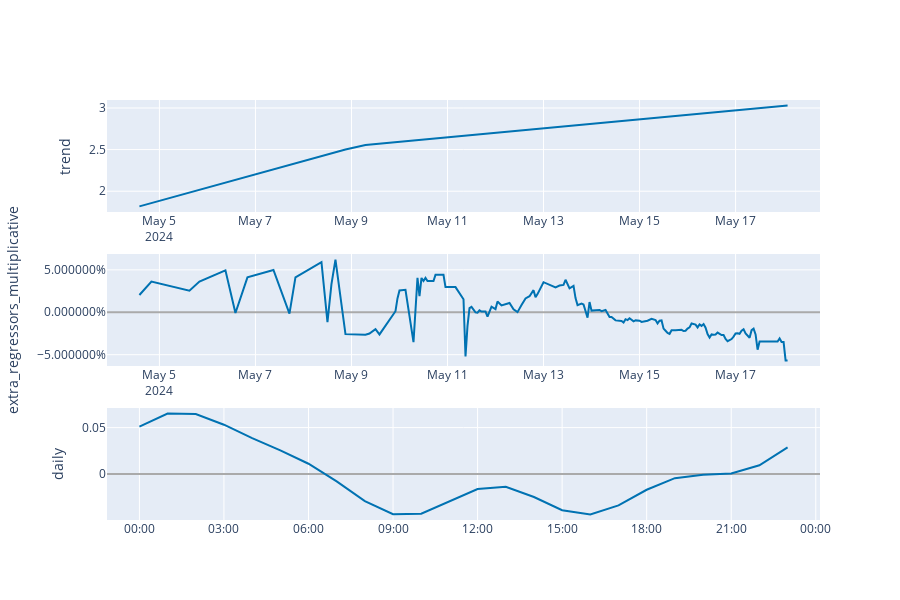

Source (notebook cell):
### Code cell
plot_components_plotly(m, forecast)

### Figure 1 — Plotly figure (JSON) as saved in the notebook; plotly's stock layout.template omitted (floating-point values rounded to 4 significant figures; data arrays with more than 128 entries replaced by an {"elided": "..."} marker saying what was removed)
{"data": [{"line": {"color": "#0072B2", "width": 2}, "mode": "lines", "name": "trend", "type": "scatter", "x": {"elided": "169 str values"}, "xaxis": "x", "y": {"elided": "169 float values"}, "yaxis": "y"}, {"line": {"color": "#0072B2", "width": 2}, "mode": "lines", "name": "extra_regressors_multiplicative", "type": "scatter", "x": {"elided": "169 str values"}, "xaxis": "x2", "y": {"elided": "169 float values"}, "yaxis": "y2"}, {"line": {"color": "#0072B2", "width": 2}, "mode": "lines", "name": "daily", "type": "scatter", "x": ["2017-01-01T00:00:00", "2017-01-01T01:00:00", "2017-01-01T02:00:00", "2017-01-01T03:00:00", "2017-01-01T04:00:00", "2017-01-01T05:00:00", "2017-01-01T06:00:00", "2017-01-01T07:00:00", "2017-01-01T08:00:00", "2017-01-01T09:00:00", "2017-01-01T10:00:00", "2017-01-01T11:00:00", "2017-01-01T12:00:00", "2017-01-01T13:00:00", "2017-01-01T14:00:00", "2017-01-01T15:00:00", "2017-01-01T16:00:00", "2017-01-01T17:00:00", "2017-01-01T18:00:00", "2017-01-01T19:00:00", "2017-01-01T20:00:00", "2017-01-01T21:00:00", "2017-01-01T22:00:00", "2017-01-01T23:00:00"], "xaxis": "x3", "y": [0.05116, 0.06513, 0.06458, 0.05312, 0.03873, 0.02549, 0.01102, -0.008102, -0.02927, -0.04345, -0.043, -0.02998, -0.01621, -0.01388, -0.02488, -0.03915, -0.04366, -0.03388, -0.01708, -0.004574, -0.000753, 0.0005897, 0.009355, 0.02868], "yaxis": "y3"}], "layout": {"height": 600, "showlegend": false, "width": 900, "xaxis": {"anchor": "y", "domain": [0, 1], "range": ["2024-05-03T21:48:00", "2024-05-18T18:12:00"], "type": "date"}, "xaxis2": {"anchor": "y2", "domain": [0, 1], "range": ["2024-05-03T21:48:00", "2024-05-18T18:12:00"], "type": "date"}, "xaxis3": {"anchor": "y3", "domain": [0, 1], "range": ["2016-12-31T22:51:00", "2017-01-02T00:09:00"], "tickformat": "%H:%M", "type": "date"}, "yaxis": {"anchor": "x", "autorange": true, "domain": [0.7333, 1], "range": [1.75, 3.096], "rangemode": "normal", "title": {"text": "trend"}, "type": "linear", "zerolinecolor": "#AAA"}, "yaxis2": {"anchor": "x2", "autorange": true, "domain": [0.3667, 0.6333], "hoverformat": ".2%", "range": [-0.0633, 0.06871], "rangemode": "tozero", "tickformat": "%", "title": {"text": "extra_regressors_multiplicative"}, "type": "linear", "zerolinecolor": "#AAA"}, "yaxis3": {"anchor": "x3", "autorange": true, "domain": [0, 0.2667], "range": [-0.0497, 0.07117], "title": {"text": "daily"}, "type": "linear", "zerolinecolor": "#AAA"}}}
